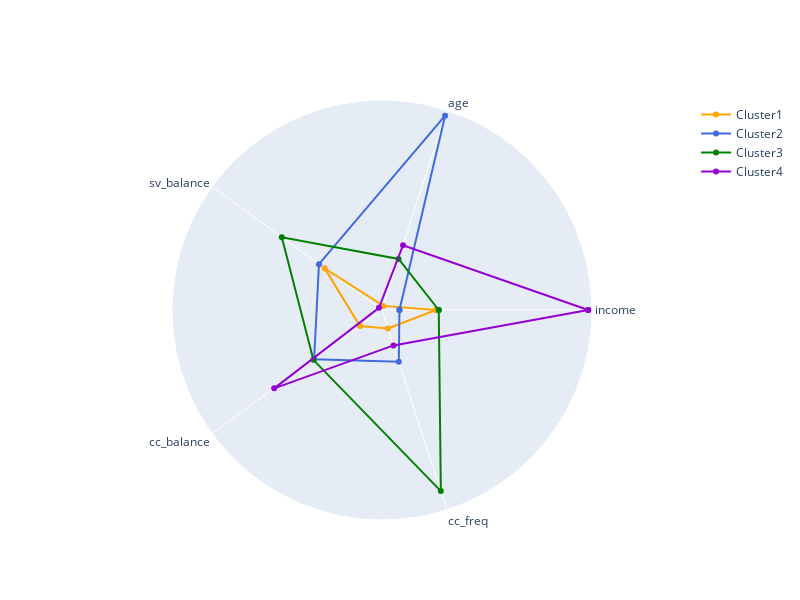

The code cell stored with this chart in its notebook:
### Code cell
fig = go.Figure()

for i in range(len(df_c)):
  rat = [*df_c[i].mean().values, df_c[i].mean().values[0]]
  cat = [*df_c[i].columns.values, df_c[i].columns.values[0]]
# fig = px.line_polar(data_frame=df_c1, r=df_c1.mean().values, theta=df_c1.columns.values, line_close=True)
  fig.add_trace(go.Scatterpolar(
      r=rat,
      theta=cat,
    #   fill='toself',
      name=f'Cluster{i+1}',
      line={'color': colors[i]}
  )
)

fig.update_layout(
  polar=dict(
    radialaxis=dict(
      visible=False,
      # autorange=False
    )),
  showlegend=True,
  width=800, height=600
)
fig.show()

### Figure 1 — Plotly figure (JSON) as saved in the notebook; plotly's stock layout.template omitted (floating-point values rounded to 4 significant figures)
{"data": [{"line": {"color": "orange"}, "name": "Cluster1", "r": [-0.1974, -0.6905, -0.02905, -0.4626, -0.5401, -0.1974], "theta": ["income", "age", "sv_balance", "cc_balance", "cc_freq", "income"], "type": "scatterpolar"}, {"line": {"color": "royalblue"}, "name": "Cluster2", "r": [-0.5598, 1.298, 0.0412, 0.101, -0.1929, -0.5598], "theta": ["income", "age", "sv_balance", "cc_balance", "cc_freq", "income"], "type": "scatterpolar"}, {"line": {"color": "green"}, "name": "Cluster3", "r": [-0.1691, -0.1998, 0.4983, 0.11, 1.16, -0.1691], "theta": ["income", "age", "sv_balance", "cc_balance", "cc_freq", "income"], "type": "scatterpolar"}, {"line": {"color": "darkviolet"}, "name": "Cluster4", "r": [1.318, -0.05599, -0.6962, 0.5919, -0.3632, 1.318], "theta": ["income", "age", "sv_balance", "cc_balance", "cc_freq", "income"], "type": "scatterpolar"}], "layout": {"height": 600, "polar": {"radialaxis": {"visible": false}}, "showlegend": true, "width": 800}}
